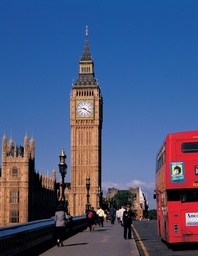
#> input picture Image Compression/RGB/img_rgb.jpg, 198 x 256 px, shrunk from 1240 x 1600 before the run, found by its file name
$ python SVDrgb.py
#> lines starting #> are read from the running program, lines starting #| are printed output that depends on the picture
import numpy as np
from PIL import Image
from matplotlib import pyplot as plt

##Convert Image Into Matrix
PATH='D:/STUDY/Computational Data Minig/CDM Projects/Project 4'

img_rgb=plt.imread(PATH+f'/RGB/img_rgb.jpg')
#> img_rgb is the input picture: shape (256, 198, 3); mean R, G, B 74.3, 87, 123.9


##Shapeand Size of Matrix
print('Original Matrix Shape:',img_rgb.shape)
#| Original Matrix Shape: (256, 198, 3)
print('Original Matrix Size:',img_rgb.size)
#| Original Matrix Size: 152064
M = img_rgb.shape[0]
#> M = 256
N = img_rgb.shape[1]
#> N = 198


for k in range(1,100,10):

  imgRed = np.zeros((M, N))
  imgGreen = np.zeros((M, N))
  imgBlue = np.zeros((M, N))

  for m in range(0, M):
    for n in range(0, N):
        imgRed[m][n] = img_rgb[m][n][0]
        imgGreen[m][n] = img_rgb[m][n][1]
        imgBlue[m][n] = img_rgb[m][n][2]

 ##Red Channel
  redV, redSigmaVals, redWAdjoint = np.linalg.svd(imgRed, full_matrices=True)

  redTruncV = redV[:, :k]
  #print(redTruncV.shape)
  #print(redTruncV.shape)
  redTruncSigmaVals = redSigmaVals[:k]
  redTruncSigma = np.diag(redTruncSigmaVals)
  redTruncWAdjoint = redWAdjoint[:k]

  redImg = redTruncV @ redTruncSigma @ redTruncWAdjoint


  ##Green Channel

  greenV, greenSigmaVals, greenWAdjoint = np.linalg.svd(
    imgGreen, full_matrices=True)

  greenTruncV = greenV[:, :k]
  greenTruncSigmaVals = greenSigmaVals[:k]
  greenTruncSigma = np.diag(greenTruncSigmaVals)
  greenTruncWAdjoint = greenWAdjoint[:k]

  greenImg = greenTruncV @ greenTruncSigma @ greenTruncWAdjoint


  ##Blue Channel

  blueV, blueSigmaVals, blueWAdjoint = np.linalg.svd(imgBlue, full_matrices=True)

  blueTruncV = blueV[:, :k]
  blueTruncSigmaVals = blueSigmaVals[:k]
  blueTruncSigma = np.diag(blueTruncSigmaVals)
  blueTruncWAdjoint = blueWAdjoint[:k]

  blueImg = blueTruncV @ blueTruncSigma @ blueTruncWAdjoint


  ##Construct Matrix
  constructImg = np.zeros((M, N, 3))

  for m in range(0, M):
    for n in range(0, N):
        constructImg[m][n][0] = int(redImg[m][n])
        constructImg[m][n][1] = int(greenImg[m][n])
        constructImg[m][n][2] = int(blueImg[m][n])


  scaledConstructImg = np.array(constructImg/np.amax(constructImg)*255, np.uint8)

# print(constructTruncImg)

  plt.imshow(scaledConstructImg)
  plt.title('SVD, k = {}'.format(k))
  plt.show()
 #plt.imsave('RGBCompressed.png', scaledConstructImg)


  originalSize = m * n * 3
  compressedSize = k * (1 + m + n) * 3

  print('original size:', originalSize)


  print('compressed size:', compressedSize)


  proportion = compressedSize * 1.0 / originalSize
  print('Proportioan is : ', proportion)

  print('k={} , Compressed image size is '.format(k) +
      str(round(proportion * 100, 2)) + '% of the original image ')
#> this loop made 10 passes
#> pass 1, `plt.show()`:
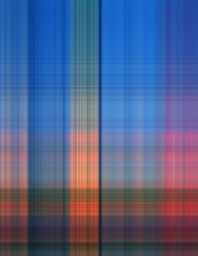
#> shown: shape (256, 198, 3); mean R, G, B 81.6, 96.7, 138.2
#> pass 2, `plt.show()`:
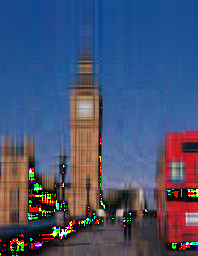
#> shown: shape (256, 198, 3); mean R, G, B 70.8, 82, 114
#> after the loop:
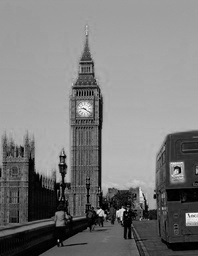
#> imgBlue: shape (256, 198) float64; min 0, max 255, mean 123.9
#> after the loop:
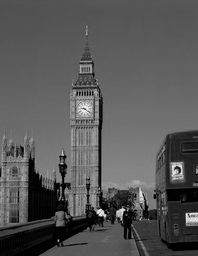
#> imgGreen: shape (256, 198) float64; min 0, max 249, mean 87
#> after the loop:
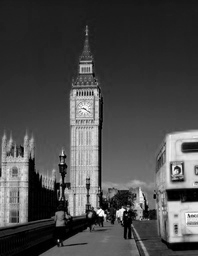
#> imgRed: shape (256, 198) float64; min 0, max 255, mean 74.3
